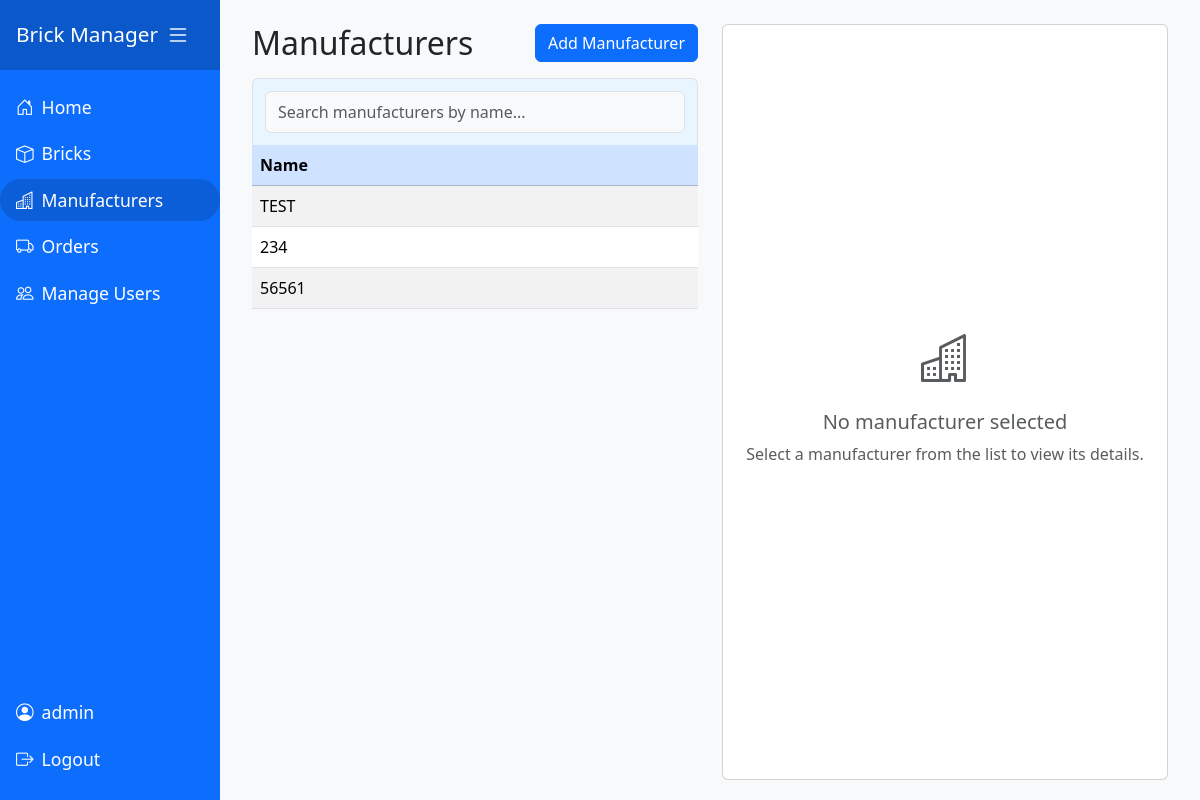
The app's page /manufacturers (signed in) with its own data.
### models.py (models this page shows)
class Manufacturer(db.Model):
    id = db.Column(db.Integer, primary_key=True)
    name = db.Column(db.String(150), nullable=False, unique=True)
    address = db.Column(db.String(250), nullable=True)
    phoneNo = db.Column(db.String(50), nullable=True)
    email = db.Column(db.String(120), nullable=True)
    bricks = db.relationship('Brick', backref='manufacturer', lazy=True)

### manufacturers.py (the view)
@manufacturers_bp.route('/manufacturers')
@manufacturers_bp.route('/manufacturers/<int:selected_id>')
def manufacturers(selected_id=None):
    allManufacturers = ManufacturerMediator.get_all_manufacturers()
    def manufacturer_to_dict(m):
        return {
            'id': m.id,
            'name': m.name,
            'address': m.address,
            'phoneNo': m.phoneNo,
            'email': m.email,
            'bricks': [{'id': b.id, 'name': b.name} for b in m.bricks]
        }
    manufacturer_dicts = [manufacturer_to_dict(m) for m in allManufacturers]
    if selected_id is None:
        selected_manufacturer_id = None
    else:
        selected_manufacturer_id = selected_id
    return render_template('manufacturers.html', manufacturers=manufacturer_dicts, selected_manufacturer_id=selected_manufacturer_id)

### app.py (called while the page is built)
@app.before_request
def require_login():
    allowedRoutes = ['users.login', 'users.register']
    endpoint = request.endpoint
    if endpoint is None:
        return  # Let Flask handle it
    if endpoint in allowedRoutes or endpoint.startswith('static'):
        return  # Allow access
    if not session.get('userId'):
        return redirect(url_for('users.login', next=request.url))

### mediators/manufacturer_mediator.py (called while the page is built)
    @staticmethod
    def get_all_manufacturers():
        return ManufacturerDB.get_all()

### persistence/manufacturer_db.py (called while the page is built)
    @staticmethod
    def get_all():
        return Manufacturer.query.all()

### templates/manufacturers.html (shortened to what this page needs)
{% extends 'base.html' %}
{% block content %}
<div class="row flex-lg-nowrap" style="height: 100%; min-height: 500px;">
    <div class="col-lg-4 col-12 d-flex flex-column">
        <div class="d-flex justify-content-between align-items-center mb-3">
            <h2 class="mb-0">Manufacturers</h2>
            {% if session.get('userId') %}
            <a href="{{ url_for('manufacturers.addManufacturer') }}{% if selected_manufacturer_id %}?selected_manufacturer_id={{ selected_manufacturer_id }}{% endif %}" class="btn btn-primary ms-3">Add Manufacturer</a>
            {% endif %}
        </div>
        <div class="table-responsive bricks-table-responsive flex-grow-1">
            <div class="table-search-container d-flex align-items-center gap-2 position-relative" style="z-index: 10;">
                <input type="text" id="manufacturer-search-box" class="form-control table-search-box" placeholder="Search manufacturers by name...">
            </div>
            <table class="table table-striped table-hover align-middle" id="manufacturers-table">
                <colgroup>
                    <col style="width: 100%">
                </colgroup>
                <thead class="table-primary">
                    <tr>
                        <th>Name</th>
                    </tr>
                </thead>
                <tbody>
                {% for m in manufacturers %}
                    <tr class="manufacturer-row" data-manufacturer='{{ m | tojson | safe }}' data-id="{{ m.id }}">
                        <td>{{ m.name }}</td>
                    </tr>
                {% endfor %}
                </tbody>
            </table>
        </div>
    </div>
    <div class="col-lg-8 col-12 d-flex flex-column" style="height: 100%;">
        <div id="manufacturer-placeholder-panel" class="card flex-grow-1 h-100">
            <div class="card-body d-flex flex-column h-100 align-items-center justify-content-center text-muted">
                <div class="text-center">
                    <i class="bi bi-buildings" style="font-size: 3rem;"></i>
                    <h5 class="mt-3">No manufacturer selected</h5>
                    <p>Select a manufacturer from the list to view its details.</p>
                </div>
            </div>
        </div>
    </div>
</div>
{% set manufacturer_bricks = {} %}{% for m in manufacturers %}{% set _ = manufacturer_bricks.update({m.id: m.bricks|map(attribute='name')|list}) %}{% endfor %}
<link rel="stylesheet" href="{{ url_for('static', filename='css/manufacturers.css') }}">
{% endblock %}

### static/css/sidebar.css (style rules this page uses)
body { min-height: 100vh; background: #f8f9fa; }

### static/css/manufacturers.css (style rules this page uses)
@media (min-width: 992px) { .row.flex-lg-nowrap > #manufacturer-detail-col, .row.flex-lg-nowrap > *:not(#manufacturer-detail-col) { width: 50%; } }
.table-search-container { border: 1px solid #dee2e6; border-bottom: none; border-radius: 0.375rem 0.375rem 0 0; background: #e9f5ff; padding: 0.75rem; position: relative; }
.table-search-box { margin: 0; border-radius: 0.375rem; background: #f8fafc; font-size: 1rem; padding: 0.5rem 0.75rem; width: 100%; outline: none; border: 1px solid #dee2e6; box-shadow: none; }
thead tr th { background: #e9f5ff; }

### records on screen
Manufacturer: name "TEST"
Manufacturer: name "234"
Manufacturer: name "56561"

### other values on screen
{{ session['userName'] }} "admin"
